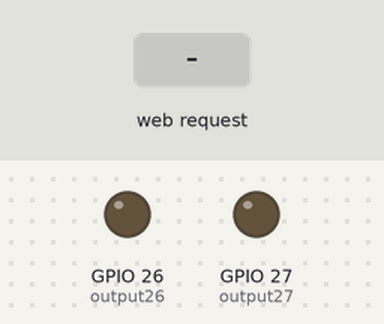
This program was run on a simulated ESP32. Shown: output pins drawn as LEDs (lit = HIGH). The inputs (shaded band) are chosen by the test bench. WiFi joins after 1.5 s; servers stay silent unless stated; what the program prints to the serial monitor is not drawn.

Above: at 2.7 s.
2.8 s: HTTP request GET /26/on received
At 3.9 s:
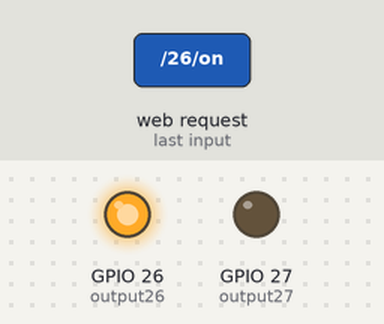
4.3 s: HTTP request GET /27/on received
At 5.1 s:
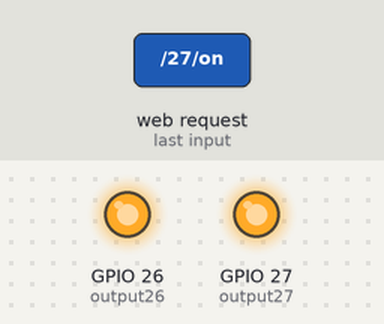
5.8 s: HTTP request GET /26/off received
At 6.2 s:
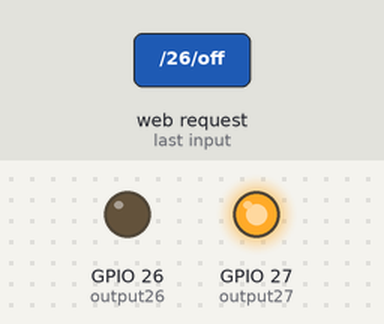
7.3 s: HTTP request GET /27/off received
At 8.5 s:
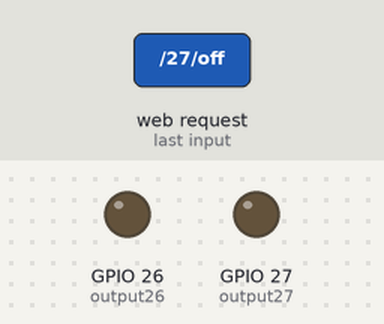
Timing chart, 0 to 9.8 s (numbered marks = the images above; inputs shaded):
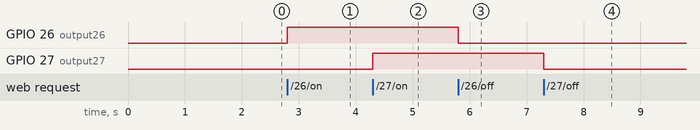

The program:

main.cpp
```cpp
// (licence header left out)
#include <Arduino.h>
#include <WiFi.h>
#include <WebServer.h>

void handleRoot();

// Replace with your network credentials
const char* ssid = "Vodafone-ACD044";
const char* password = "b9uJnxdvxJVugnCy";

// Assign output variables to GPIO pins
const int output26 = 26;
const int output27 = 27;
String output26State = "off";
String output27State = "off";

// Create a web server object
WebServer server(80);

// Function to handle turning GPIO 26 on
void handleGPIO26On() {
  output26State = "on";
  digitalWrite(output26, HIGH);
  handleRoot();
}

// Function to handle turning GPIO 26 off
void handleGPIO26Off() {
  output26State = "off";
  digitalWrite(output26, LOW);
  handleRoot();
}

// Function to handle turning GPIO 27 on
void handleGPIO27On() {
  output27State = "on";
  digitalWrite(output27, HIGH);
  handleRoot();
}

// Function to handle turning GPIO 27 off
void handleGPIO27Off() {
  output27State = "off";
  digitalWrite(output27, LOW);
  handleRoot();
}

// Function to handle the root URL and show the current states
void handleRoot() {
  String html = "<!DOCTYPE html><html><head><meta name=\"viewport\" content=\"width=device-width, initial-scale=1\">";
  html += "<link rel=\"icon\" href=\"data:,\">";
  html += "<style>html { font-family: Helvetica; display: inline-block; margin: 0px auto; text-align: center;}";
  html += ".button { background-color:rgb(76, 9, 148); border: none; color: white; padding: 16px 40px; text-decoration: none; font-size: 30px; margin: 2px; cursor: pointer;}";
  html += ".button2 { background-color:rgb(235, 10, 10); }</style></head>";
  html += "<body><h1>Diogo Otero --- ESP32 Web Server</h1>";

  // Display GPIO 26 controls
  html += "<p>GPIO 26 - State " + output26State + "</p>";
  if (output26State == "off") {
    html += "<p><a href=\"/26/on\"><button class=\"button\">ON</button></a></p>";
  } else {
    html += "<p><a href=\"/26/off\"><button class=\"button button2\">OFF</button></a></p>";
  }

  // Display GPIO 27 controls
  html += "<p>GPIO 27 - State " + output27State + "</p>";
  if (output27State == "off") {
    html += "<p><a href=\"/27/on\"><button class=\"button\">ON</button></a></p>";
  } else {
    html += "<p><a href=\"/27/off\"><button class=\"button button2\">OFF</button></a></p>";
  }

  html += "</body></html>";
  server.send(200, "text/html", html);
}

void setup() {
  Serial.begin(115200);

  // Initialize the output variables as outputs
  pinMode(output26, OUTPUT);
  pinMode(output27, OUTPUT);
  // Set outputs to LOW
  digitalWrite(output26, LOW);
  digitalWrite(output27, LOW);

  // Connect to Wi-Fi network
  Serial.print("Connecting to ");
  Serial.println(ssid);
  WiFi.begin(ssid, password);
  while (WiFi.status() != WL_CONNECTED) {
    delay(500);
    Serial.print(".");
  }
  Serial.println("");
  Serial.println("WiFi connected.");
  Serial.println("IP address: ");
  Serial.println(WiFi.localIP());

  // Set up the web server to handle different routes
  server.on("/", handleRoot);
  server.on("/26/on", handleGPIO26On);
  server.on("/26/off", handleGPIO26Off);
  server.on("/27/on", handleGPIO27On);
  server.on("/27/off", handleGPIO27Off);

  // Start the web server
  server.begin();
  Serial.println("HTTP server started");
}

void loop() {
  // Handle incoming client requests
  server.handleClient();
}
```

Measured:
- after the input at 2.8 s, GPIO 26 (output26): LOW → HIGH at once
- after the input at 4.3 s, GPIO 27 (output27): LOW → HIGH at once
- after the input at 5.8 s, GPIO 26 (output26): HIGH → LOW at once
- after the input at 7.3 s, GPIO 27 (output27): HIGH → LOW at once
